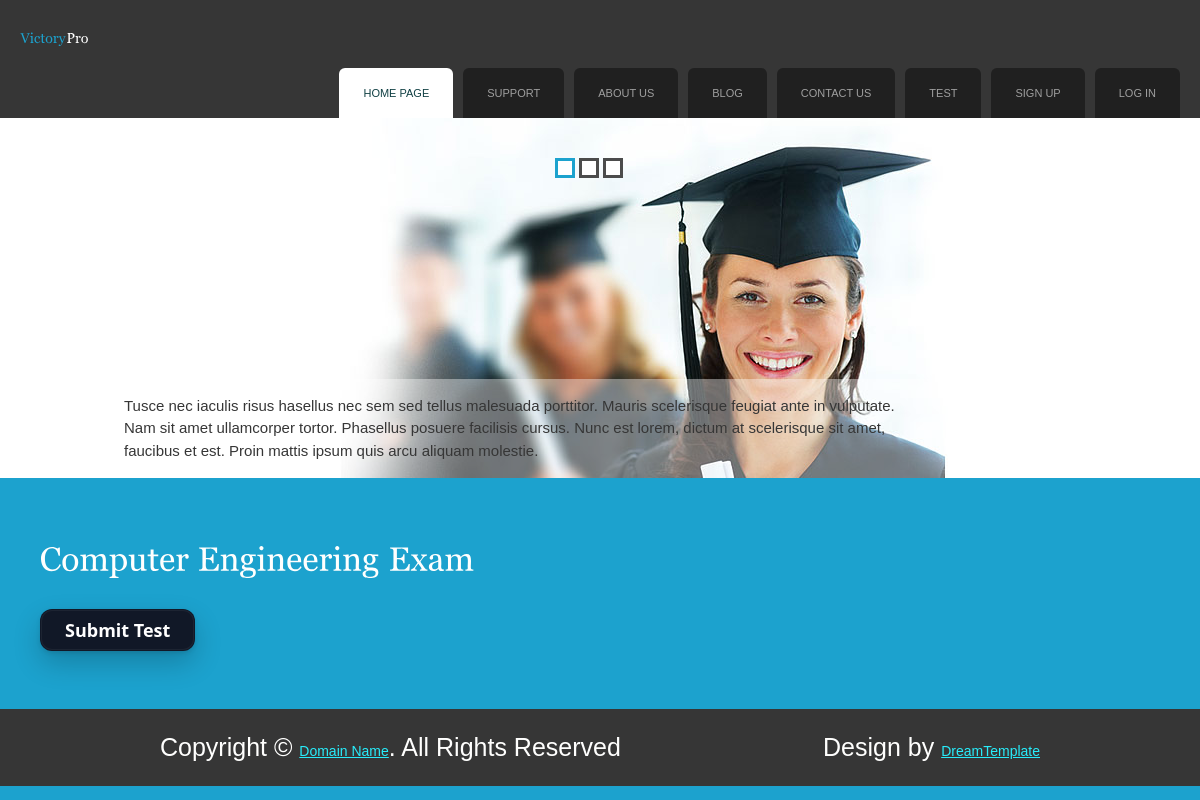
The app's page /startTest/Computer Engineering/, older data.
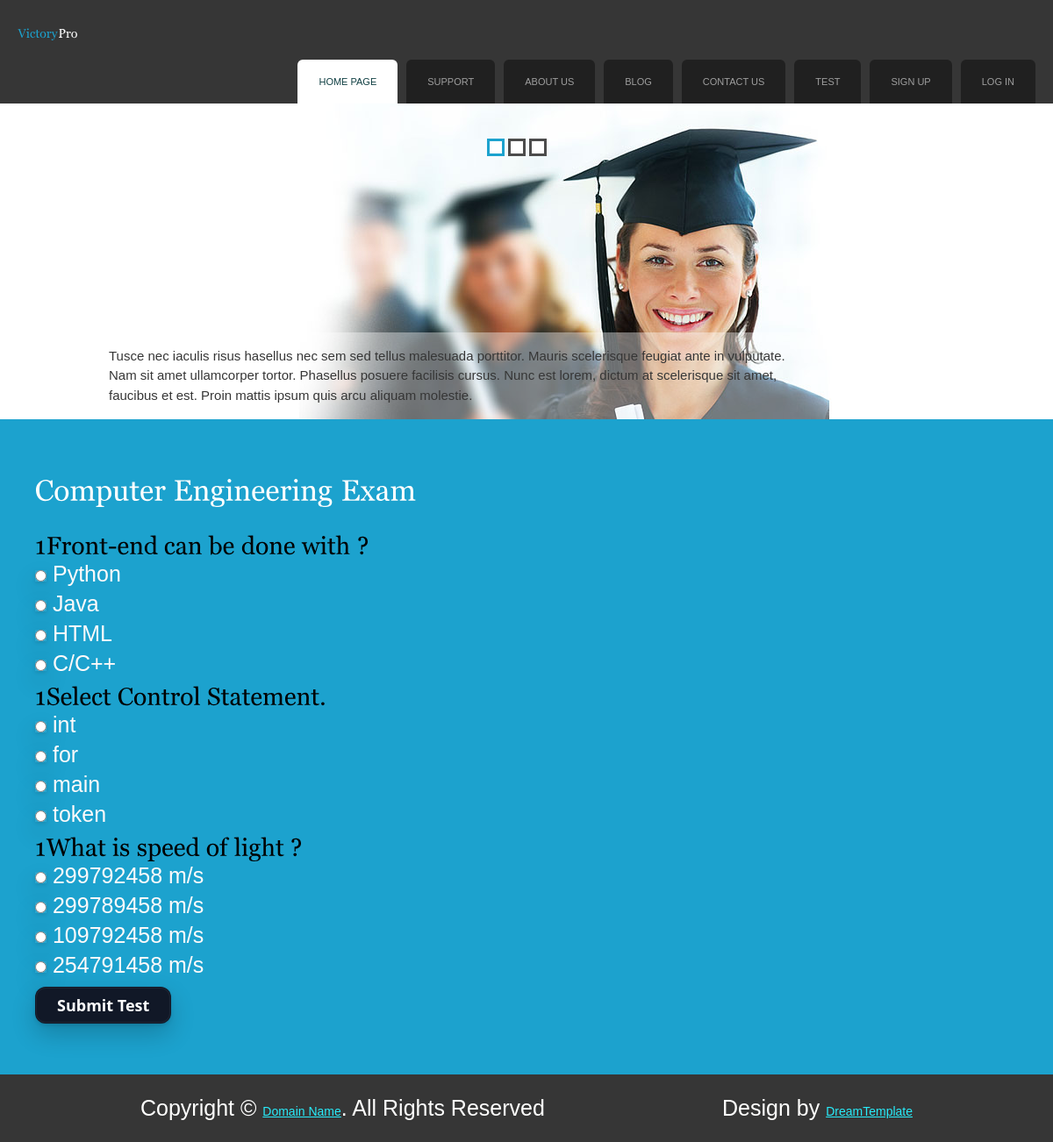
The same page, newer data.
### onlineexamapp/models.py (models this page shows, shortened)
class QuestionDetail(models.Model):
    courseName = models.ForeignKey(CourseDetail, on_delete=models.CASCADE)
    question = models.TextField(default="")
    option1 = models.CharField(max_length = 100)
    option2 = models.CharField(max_length = 100)
    option3 = models.CharField(max_length = 100)
    option4 = models.CharField(max_length = 100)
    answer = models.CharField(max_length = 100)

### onlineexamapp/views.py (the view)
# urls.py: path('startTest/<str:courseName>/', views.startTest, name='startTest'),
def startTest(request, courseName):
    courseDetail = CourseDetail.objects.get(courseName = courseName)
    questionDetail = QuestionDetail.objects.filter(courseName = courseDetail)
    return render(request, 'testPage.html', { 'questionDetail': questionDetail, 'courseName': courseDetail.courseName })

### onlineexamapp/templates/testPage.html (shortened to what this page needs)
{% extends 'header.html' %}
{% load static %}
{% block content %}
<!DOCTYPE html
  PUBLIC "-//W3C//DTD XHTML 1.0 Transitional//EN" "http://www.w3.org/TR/xhtml1/DTD/xhtml1-transitional.dtd">
<html xmlns="http://www.w3.org/1999/xhtml">
<head>
</head>
<body>
  <div class="main">
    <div class="content">
      <div class="content_resize">
        <div class="mainbar">
          <div class="article">
            {% if courseName %}
            <h2><span>{{courseName}}</span> Exam</h2>
            {% endif %}
          </div>
          <div class="article">
            <form action="{% url 'submitTest' %}" method="post">
              <div style="margin: 30px 0px 40px 0px;">
                {% for i in questionDetail %}
                <h3>{{1}}{{i.question}}</h3>
                <p><input type="radio" name="{{i.id}}" value="Option 1"> {{i.option1}}</p>
                <p><input type="radio" name="{{i.id}}" value="Option 2"> {{i.option2}}</p>
                <p><input type="radio" name="{{i.id}}" value="Option 3"> {{i.option3}}</p>
                <p><input type="radio" name="{{i.id}}" value="Option 4"> {{i.option4}}</p>
                {% endfor %}
                <div style="display: flex; justify-content: space-between; margin-right: 130px;">
                    <input type="submit" name="submitTest" id="submitTest" value="Submit Test" class="send" />
                </div>
              </div>
            </form>
          </div>
        </div>
      </div>
    </div>
  </div>
</body>
</html>
{% endblock %}

### onlineexamapp/templates/header.html (shortened to what this page needs)
{% load static %}
<!DOCTYPE html
  PUBLIC "-//W3C//DTD XHTML 1.0 Transitional//EN" "http://www.w3.org/TR/xhtml1/DTD/xhtml1-transitional.dtd">
<html xmlns="http://www.w3.org/1999/xhtml" lang="en">
<head>
  <link href="https://cdn.jsdelivr.net/npm/bootstrap@5.1.3/dist/css/bootstrap.min.css" rel="stylesheet">
  <link href="{% static 'css/coin-slider.css' %}" rel="stylesheet" type="text/css" />
  <link href="{% static 'css/style.css' %}" rel="stylesheet" type="text/css" />
</head>
{% if request.session.email %}
<body onload="cacheMemory()">
{% else %}
<body onload="cacheMemory()">
{% endif %}
  <div class="main">
    <div class="header">
      <div class="header_resize">
        <div class="menu_nav">
          <ul>
            <li class="active"><a href="{% url 'index' %}"><span>Home Page</span></a></li>
            <li><a href="{% url 'support' %}"><span>Support</span></a></li>
            <li><a href="{% url 'about' %}"><span>About Us</span></a></li>
            <li><a href="{% url 'blog' %}"><span>Blog</span></a></li>
            {% if request.session.userType == "Faculty" %}
            <li><a href="{% url 'studentList' %}"><span>Student List</span></a></li>
            <li><a href="{% url 'addCourse' %}"><span>Add Course</span></a></li>
            <li><a href="{% url 'addQuestion' %}"><span>Add Questions</span></a></li>
            {% else %}
            <li><a href="{% url 'contact' %}"><span>Contact Us</span></a></li>
            <li><a href="{% url 'studentTest' %}"><span>Test</span></a></li>
            {% endif %}
            {% if request.session.email %}
            <li><a href="{% url 'changePassword' %}"><span>Change Password</span></a></li>
            <li><a href="{% url 'logout' %}"><span>Log Out</span></a></li>
            <li>{{request.session.fname}} <img src="{{request.session.profilePic}}" width="25px" height="25px"></li>
            {% else %}
            <li><a href="{% url 'studentSignup' %}"><span>Sign Up</span></a></li>
            <li><a href="{% url 'login' %}"><span>Log In</span></a></li>
            {% endif %}
          </ul>
        </div>
        <div class="logo">
          <h1><a href="{% url 'index' %}">Victory<span>Pro</span></a></h1>
        </div>
        <div class="slider">
          <div id="coin-slider"> <a href="#"><img src="{% static 'images/slide1.jpg' %}" width="960" height="360"
                alt="" /><span> Tusce nec iaculis risus hasellus nec sem sed tellus malesuada porttitor. Mauris
                scelerisque feugiat ante in vulputate. Nam sit amet ullamcorper tortor. Phasellus posuere facilisis
                cursus. Nunc est lorem, dictum at scelerisque sit amet, faucibus et est. Proin mattis ipsum quis arcu
                aliquam molestie.</span></a>  </div>
        </div>
      </div>
    </div>
    {% block content %}
    {% endblock %}
    <div class="footer">
      <div class="footer_resize">
        <p class="lf">Copyright &copy; <a href="#">Domain Name</a>. All Rights Reserved</p>
        <p class="rf">Design by <a target="_blank" href="http://www.dreamtemplate.com/">DreamTemplate</a></p>
      </div>
    </div>
  </div>
</body>
</html>

### onlineexamapp/static/css/coin-slider.css (style rules this page uses)
.coin-slider a { text-decoration:none; outline:none; border:none; }

### onlineexamapp/static/css/style.css (style rules this page uses)
body { margin:0; padding:0; width:100%; color:#28ecfa; font:normal 12px/1.5em "Liberation sans", Arial, Helvetica, sans-serif; background:#1ca2ce url(../images/main_bg.gif) repeat-x left top; }
html, .main { padding:0; margin:0; }
h2 { margin:8px 0; padding:8px 0; font-size:25px; font-weight:normal; color:#353c46; }
p { margin:8px 0; padding:0 0 8px 0; }
a { color:#fffffe; text-decoration:underline; }
.header, .content, .menu_nav, .fbg, .footer, form, ol, ol li, ul, .content .mainbar, .content .sidebar { margin:0; padding:0; }
.header_resize { margin:0 auto; padding:0 0 32px; width:1160px; }
.logo { padding:0; float:left; width:auto; height:118px; }
h1 { margin:0; padding:32px 0 0; font-size:50px; font-weight:normal; line-height:1.2em; text-transform:none; }
h1 a, h1 a:hover { color:#1ca2ce; text-decoration:none; }
h1 span { color:#fff; }
.slider { padding:0; margin: 0px 120px; }
.menu_nav { margin:0 auto; padding:68px 0 0; height:50px; float:right; }
.menu_nav ul { list-style:none; padding:0; height:50px; float:left; }
.menu_nav ul li { margin:0; padding:0 0 0 10px; float:left; }
.menu_nav ul li a { display:block; margin:0; padding:17px 24px; font-size:11px; line-height:16px; font-weight:normal; color:#9f9f9f; text-decoration:none; text-transform:uppercase; text-align:center; background:#202020; }
.menu_nav ul li.active a, .menu_nav ul li a:hover { text-decoration:none; color:#114044; background:#fff; }
.content { padding:0; }
.content_resize { margin:0 auto; padding:18px 0; width:1160px; }
.content .mainbar { margin:0; padding:0; float:left; width:660px; }
.content .mainbar h2 { margin-bottom:0; padding-bottom:0; font-size:33px; line-height:1.2em; color:#fffffe; }
.content .mainbar .article { margin:0 0 32px; padding:0 0 0 20px; }
.footer { background:#363636; }
.footer_resize { margin:0 auto; padding:0 20px; width:920px; line-height:1.5em; color:#fffffe; }
.footer_resize p { margin:24px 0; padding:0; line-height:normal; white-space:nowrap; text-indent:inherit; }
.footer_resize a { color:#28ecfa; font-weight:normal; margin:0; padding:0; border:none; text-decoration:underline; background-color:transparent; }
.footer_resize .lf { float:left; }
.footer_resize .rf { float:right; }
a { outline:none; }
div { font-family: 'Trebuchet MS', 'Lucida Sans Unicode', 'Lucida Grande', 'Lucida Sans', Arial, sans-serif; font-size: 14px; color: snow; }
input { border: 0px solid #114044; border-radius: 7px; box-shadow: rgba(0, 0, 0, 0.2) 0px 12px 28px 0px, rgba(0, 0, 0, 0.1) 0px 2px 4px 0px, rgba(255, 255, 255, 0.05) 0px 0px 0px 1px inset; }
a { font-family: 'Trebuchet MS', 'Lucida Sans Unicode', 'Lucida Grande', 'Lucida Sans', Arial, sans-serif; text-decoration: none; font-size: 14px; }
.send { background-color: #111827; border: 1px solid transparent; border-radius: .75rem; box-sizing: border-box; color: #FFFFFF; cursor: pointer; flex: 0 0 auto; font-family: "Inter var",ui-sans-serif,system-ui,-apple-system,system-ui,"Segoe UI",Roboto,"Helvetica Neue",Arial,"Noto Sans",sans-serif,"Apple Color Emoji","Segoe UI Emoji","Segoe UI Symbol","Noto Color Emoji"; font-size: 1.125rem; font-weight: 600; line-height: 1.0rem; padding: .75rem 1.2rem; text-align: center; text-decoration: none #6B7280 solid; text-decoration-thickness: auto; transition-duration: .2s; transition-property: background-color,border-color,color,fill,stroke; transition-timing-function: cubic-bezier(.4, 0, 0.2, 1); user-select: none; -webkit-user-select: none; touch-action: manipulation; width: auto; }
@media (min-width: 768px) { .send { padding: .75rem 1.5rem; } }

### onlineexamapp/templates/testPage.html (style rules this page uses)
h3 { color: black; }
p { font-size: 25px; }

Row changes from the older to the newer data that the page shows:
added QuestionDetail: option1 "Python", option2 "Java", option3 "HTML", option4 "C/C++"
added QuestionDetail: option1 "int", option2 "for", option3 "main", option4 "token"
added QuestionDetail: option1 "299792458 m/s", option2 "299789458 m/s", option3 "109792458 m/s", option4 "254791458 m/s"
